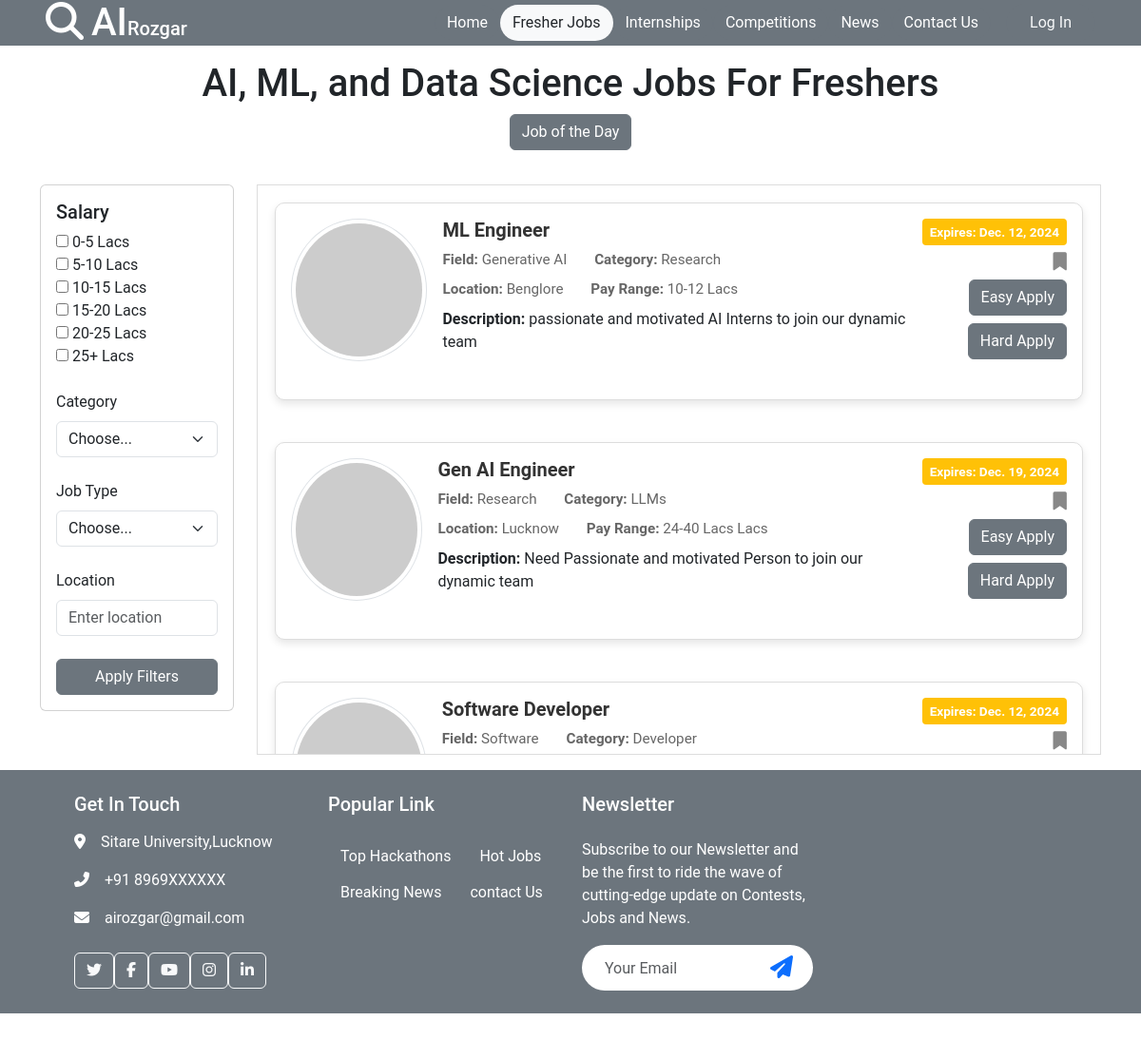
The page /job/ on the database its author committed.
### home/models.py (models this page shows, shortened)
class Job(models.Model):
    company = models.ForeignKey(Company, on_delete=models.CASCADE)
    title = models.CharField(max_length=255, default='Job')
    description = models.TextField()
    field = models.CharField(max_length=255)
    category = models.CharField(max_length=255)
    pay_range = models.CharField(max_length=20)
    location = models.CharField(max_length=255)
    expiry_date = models.DateField()
    created_date = models.DateField(auto_now_add=True)
    skills = models.TextField()
    APPLICATION_STATUS_CHOICES = [
            ('applied', 'Applied'),
            ('reviewed', 'Reviewed'),
            ('shortlisted', 'Shortlisted'),
            ('interviewed', 'Interviewed'),
            ('selected', 'Selected'),
        ]
    student_applied = models.JSONField(default=dict)

### home/views.py (the view)
# urls.py: path('job/', job, name='job'),
def job(request):
    jobs = Job.objects.select_related('company').all()
    return render(request, 'job.html', {'jobs': jobs})

### home/templates/job.html (shortened to what this page needs)
{% extends 'base.html' %}
{% block start %}
<div class="container-xxl hero-header">
    <div class="container py-3">
        <div class="row g-5">
            <div class="col-12 text-center">
                <h1>AI, ML, and Data Science Jobs For Freshers</h1>
            </div>
        </div>
        <div class="row">
            <div class="col-md-12 top-buttons text-center">
                <button class="btn btn-secondary mx-2" id="job-of-the-day">Job of the Day</button>
            </div>
        </div>
    </div>
</div>
<div class="container-fluid">
    <div class="container">
        <div class="row">
            <div class="col-md-3 filter-section">
                <div class="card">
                    <div class="card-body">
                        <div class="mb-4">
                            <h5>Salary</h5>
                            <div>
                                <input type="checkbox" class="salary-filter" id="salary1" name="salary" value="0-5"> 0-5
                                Lacs<br>
                                <input type="checkbox" class="salary-filter" id="salary2" name="salary" value="5-10">
                                5-10 Lacs<br>
                                <input type="checkbox" class="salary-filter" id="salary3" name="salary" value="10-15">
                                10-15 Lacs<br>
                                <input type="checkbox" class="salary-filter" id="salary4" name="salary" value="15-20">
                                15-20 Lacs<br>
                                <input type="checkbox" class="salary-filter" id="salary5" name="salary" value="20-25">
                                20-25 Lacs<br>
                                <input type="checkbox" class="salary-filter" id="salary6" name="salary" value="25+"> 25+
                                Lacs<br>
                            </div>
                        </div>
                        <div class="mb-4">
                            <label for="category" class="form-label">Category</label>
                            <select id="category" class="form-select">
                                <option selected>Choose...</option>
                            </select>
                        </div>
                        <div class="mb-4">
                            <label for="job-type" class="form-label">Job Type</label>
                            <select id="job-type" class="form-select">
                                <option selected>Choose...</option>
                            </select>
                        </div>
                        <div class="mb-4">
                            <label for="location" class="form-label">Location</label>
                            <input type="text" id="location" class="form-control" placeholder="Enter location">
                        </div>
                        <button id="apply-filters" class="btn btn-secondary w-100">Apply Filters</button>
                    </div>
                </div>
            </div>
            <div class="col-md-9 job-cards-section">
                <div class="scrollable-container">
                    <div class="row" id="job-list">
                        {% for job in jobs %}
                        <div class="col-md-12 mb-4 job-item" data-salary="{{ job.pay_range }}"
                            data-category="{{ job.category }}" data-location="{{ job.location }}">
                            <div class="card job-card p-3">
                                <div class="d-flex align-items-start">
                                    {% if company.profile_picture %}
                                    <div class="text-center mb-4">
                                        <img src="#" alt="Profile Picture" class="rounded-circle img-thumbnail" style="width: 150px; height: 150px; object-fit: cover;">
                                    </div>
                                    {% else %}
                                    <div class="text-center mb-4">
                                        <img src="https://via.placeholder.com/150" alt="Default Profile Picture" class="rounded-circle img-thumbnail" style="width: 150px; height: 150px; object-fit: cover;">
                                    </div>
                                    {% endif %}
                                    <div class="job-info flex-grow-1 ms-3">
                                        <h5 class="job-title">{{ job.title }}</h5>
                                        <div class="job-details mt-2">
                                            <span><strong>Field:</strong> {{ job.field }}</span>
                                            <span><strong>Category:</strong> {{ job.category }}</span>
                                        </div>
                                        <div class="job-details mt-2">
                                            <span><strong>Location:</strong> {{ job.location }}</span>
                                            <span><strong>Pay Range:</strong> {{ job.pay_range }} Lacs</span>
                                        </div>
                                        <div class="job-description mt-2">
                                            <strong>Description: </strong>{{ job.description }}
                                        </div>
                                    </div>
                                    <div class="action-section d-flex flex-column align-items-end">
                                        <div class="expiry-date bg-warning text-white px-2 py-1 mb-2">
                                            Expires: {{ job.expiry_date }}
                                        </div>
                                        <i class="fas fa-bookmark mb-2"></i>
                                        <a href="{% url 'apply_job' job.id %}" class="btn btn-secondary mb-2">Easy
                                            Apply</a>
                                        <a href="/hardapply" class="btn btn-secondary">Hard Apply</a>
                                    </div>
                                </div>
                            </div>
                        </div>
                        {% empty %}
                        <div class="col-md-12">
                            <p>No jobs available at the moment.</p>
                        </div>
                        {% endfor %}
                    </div>
                </div>
            </div>
        </div>
    </div>
</div>
{% endblock %}

### home/static/css/style.css (style rules this page uses)
body { font-family: 'Poppins', 'Roboto', sans-serif; }
.filter-section { width: 20%; }
.job-cards-section { width: 80%; }
.job-card { margin-bottom: 20px; }
.top-buttons { display: flex; justify-content: center; margin-bottom: 20px; }

### home/templates/job.html (style rules this page uses)
.job-card { background-color: #fff; border: 1px solid #ddd; border-radius: 10px; box-shadow: 0 4px 8px rgba(0, 0, 0, 0.1); transition: transform 0.3s ease; }
.job-info { flex-grow: 1; }
.job-title { font-size: 1.25rem; font-weight: bold; color: #333; }
.job-details { margin-top: 5px; font-size: 0.95rem; color: #666; }
.job-details span { margin-right: 25px; }
.action-section .expiry-date { font-size: 0.85rem; font-weight: bold; border-radius: 4px; white-space: nowrap; overflow: hidden; text-overflow: ellipsis; padding: 4px 8px; }
.scrollable-container { max-height: 600px; overflow-y: auto; border: 1px solid #ddd; padding: 18px; }
.action-section i { color: #888; font-size: 1.2rem; cursor: pointer; }

### rows shown on the page
Job: title "ML Engineer", field "Generative AI", category "Research", location "Benglore", pay_range "10-12", description "passionate and motivated AI Interns to join our dynamic team", expiry_date "Dec. 12, 2024"
Job: title "Gen AI Engineer", field "Research", category "LLMs", location "Lucknow", pay_range "24-40 Lacs", description "Need Passionate and motivated Person to join our dynamic team", expiry_date "Dec. 19, 2024"
Job: title "Software Developer", field "Software", category "Developer", expiry_date "Dec. 12, 2024"
